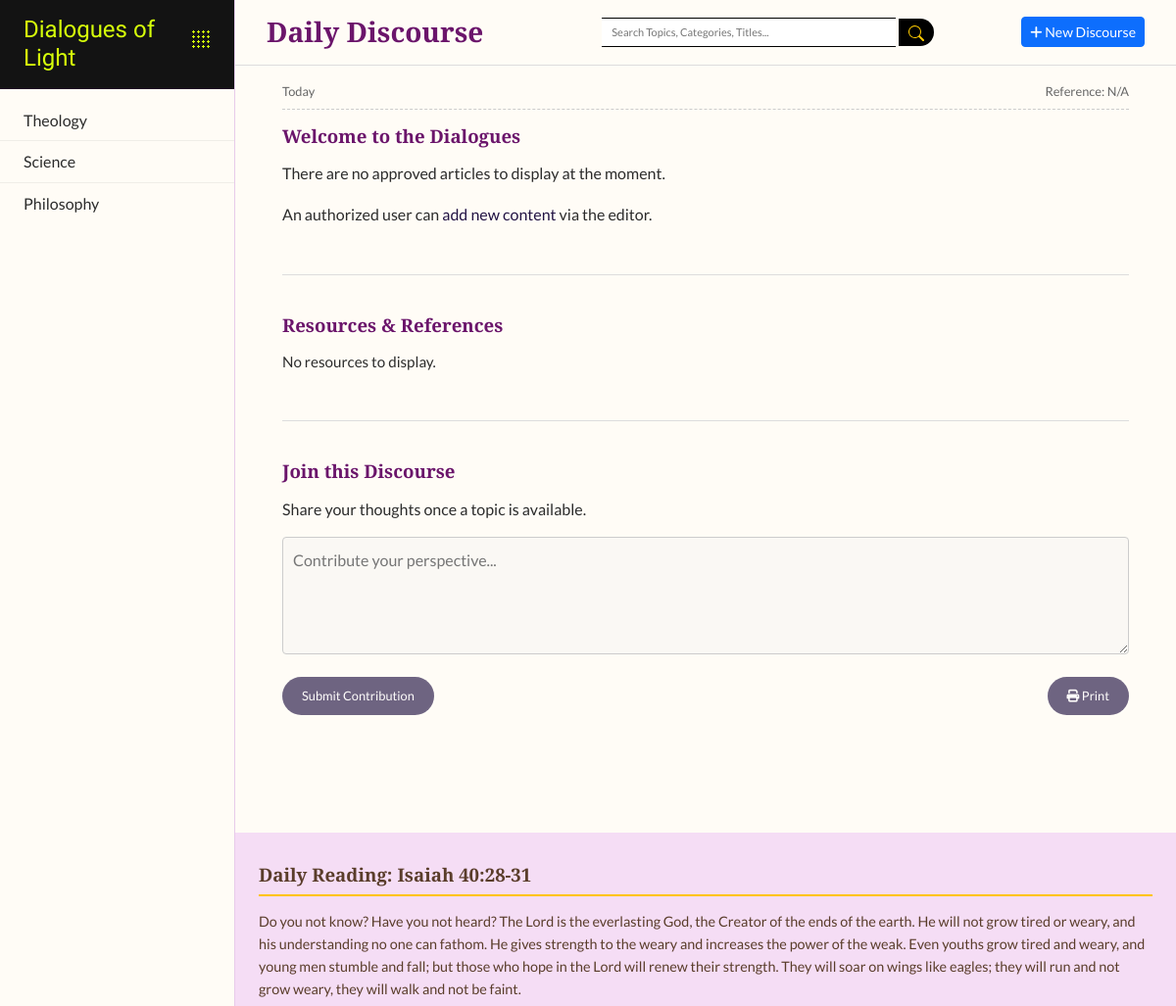
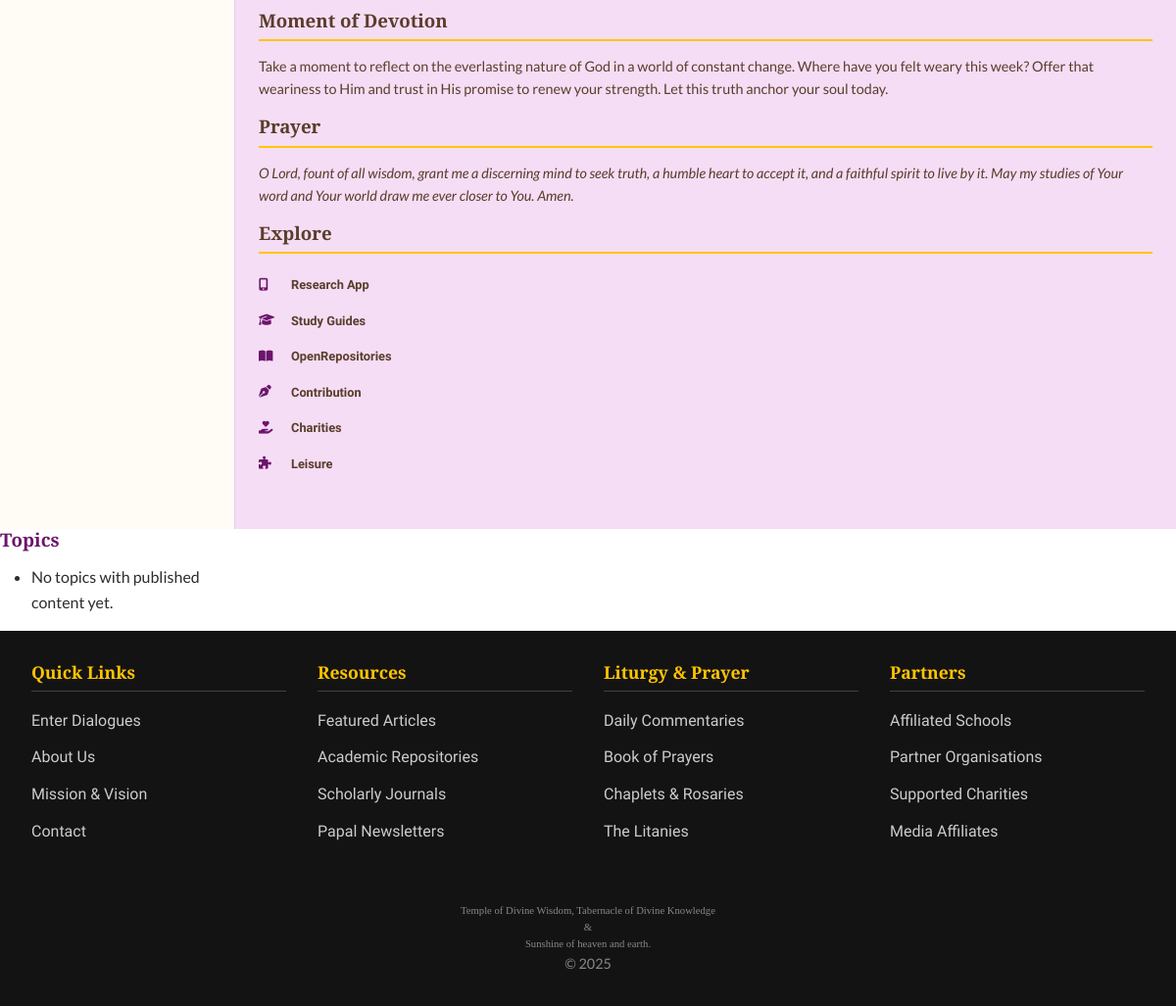
Page /discourse/dialogues on the earlier database version (2 pictures, top to bottom).
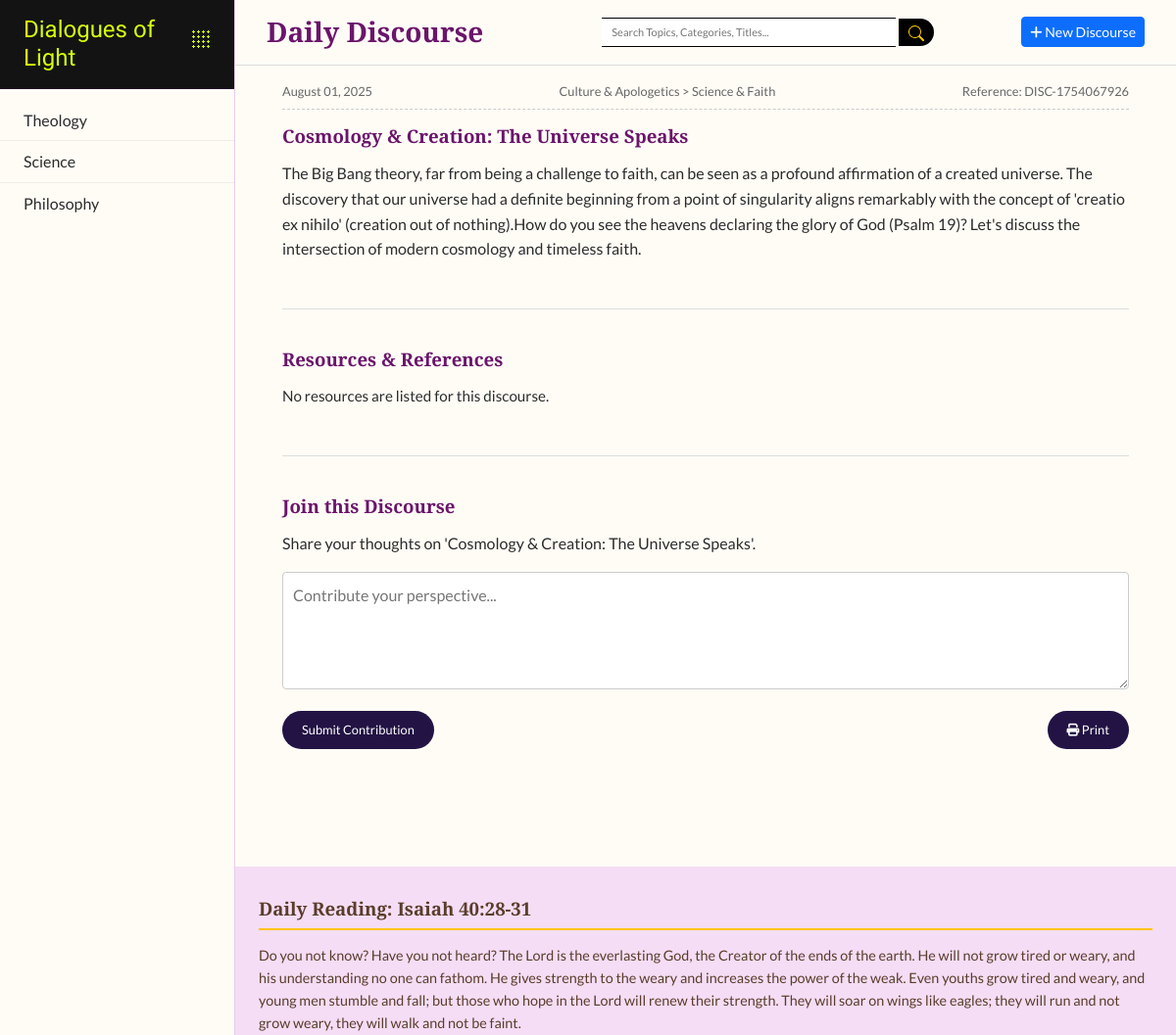
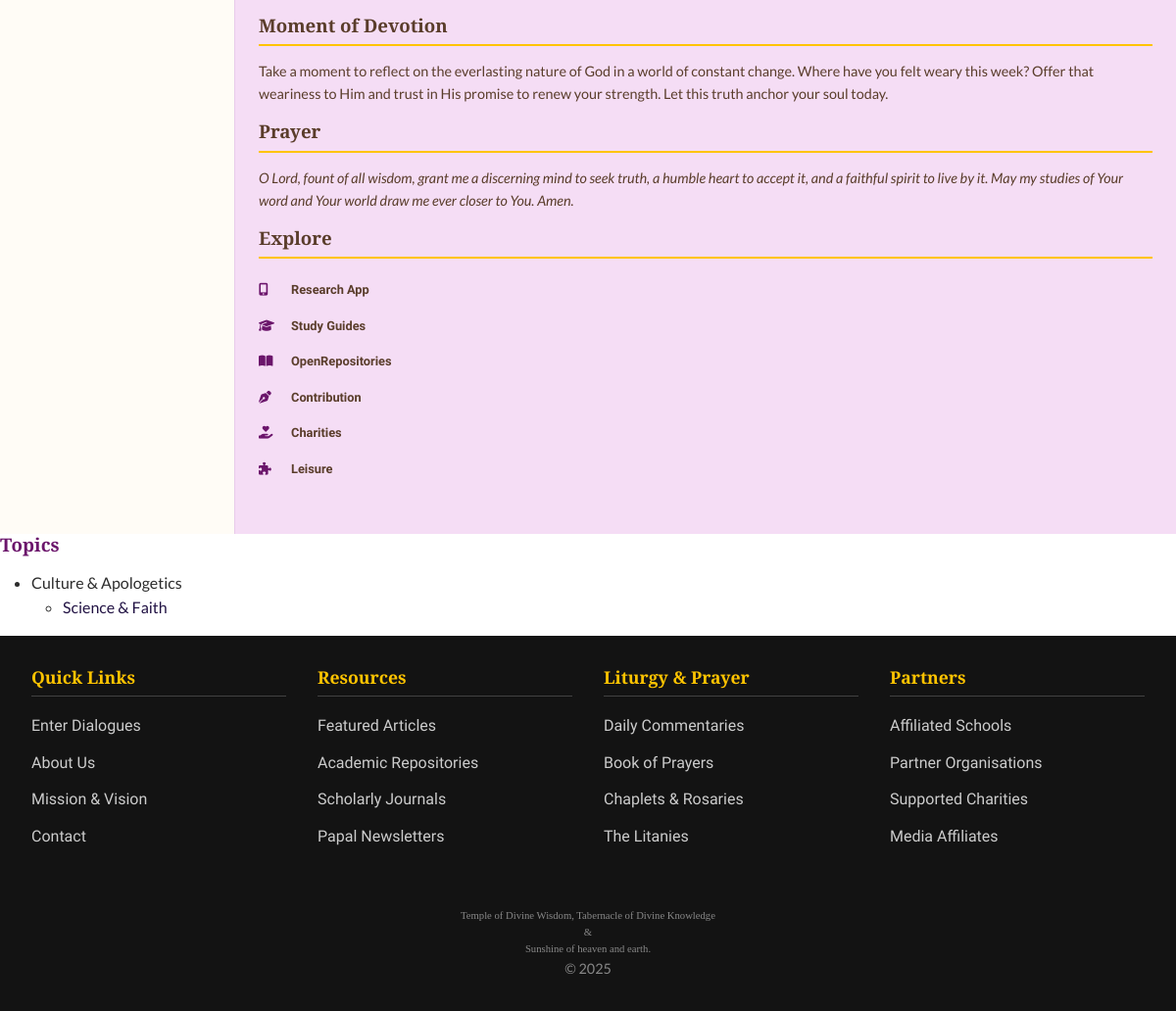
Same page on the later database version (2 pictures, top to bottom).
### app/dol_db/models.py (models this page shows, shortened)
class DiscourseBlog(db.Model):
    __tablename__ = 'discourse_blogs'
    id = db.Column(db.Integer, primary_key=True)
    user_id = db.Column(db.Integer, db.ForeignKey('users.id'), nullable=False)
    subcategory_id = db.Column(db.Integer, db.ForeignKey('subcategories.id'), nullable=False)
    reference = db.Column(db.String(50), unique=True, nullable=False, index=True)
    title = db.Column(db.String(255), nullable=False)
    body = db.Column(db.Text, nullable=False)
    date_posted = db.Column(db.DateTime, default=datetime.utcnow, index=True)
    is_approved = db.Column(db.Boolean, default=False, nullable=False)
    author = db.relationship('User', back_populates='discourses')
    resources = db.relationship('Resource', back_populates='discourse', lazy='joined', cascade="all, delete-orphan")
    comments = db.relationship('DiscourseComment', back_populates='discourse', lazy='dynamic', cascade="all, delete-orphan")
    subcategory = db.relationship('SubCategory', back_populates='discourses')

class Category(db.Model):
    __tablename__ = 'categories'
    id = db.Column(db.Integer, primary_key=True)
    name = db.Column(db.String(100), unique=True, nullable=False)
    subcategories = db.relationship('SubCategory', back_populates='category', lazy='dynamic', cascade="all, delete-orphan")

class SubCategory(db.Model):
    __tablename__ = 'subcategories'
    id = db.Column(db.Integer, primary_key=True)
    name = db.Column(db.String(100), nullable=False)
    category_id = db.Column(db.Integer, db.ForeignKey('categories.id'), nullable=False)
    category = db.relationship('Category', back_populates='subcategories')
    discourses = db.relationship('DiscourseBlog', back_populates='subcategory', lazy='dynamic')
    __table_args__ = (db.UniqueConstraint('name', 'category_id', name='_name_category_uc'),)

### app/dol_discourse/disc_routes.py (the view)
@discourse_bp.route('/')  # This will be the '/discourse/' URL
@discourse_bp.route('/dialogues') # This will be the '/discourse/dialogues' URL
def dialogues():
    latest_discourse = DiscourseBlog.query.filter_by(is_approved=True)\
                                          .order_by(DiscourseBlog.date_posted.desc())\
                                          .options(joinedload(DiscourseBlog.subcategory).joinedload(SubCategory.category))\
                                          .first()
    return render_template(
        'dialogues.html',
        initial_content=latest_discourse
    )

### app/routes.py (called while the page is built)
@bp.app_context_processor
def inject_now():
    return {'now': datetime.utcnow}

### app/dol_discourse/templates/discourse/dialogues.html
{% extends "layout.html" %}
{% block content %}
    <div class="sticky-main-header d-flex justify-content-between align-items-center g-5">
        <h3 class="me-5 mb-0">Daily Discourse</h3>
        <div>
            <input type="text" class="search-input" placeholder="Search Topics, Categories, Titles..." id="searchInput">
            <button class="search-button">
                <svg xmlns="http://www.w3.org/2000/svg" width="16" height="16" fill="currentColor" class="bi bi-search" viewBox="0 0 16 16">
                    <path d="M11.742 10.344a6.5 6.5 0 1 0-1.397 1.398h-.001q.044.06.098.115l3.85 3.85a1 1 0 0 0 1.415-1.414l-3.85-3.85a1 1 0 0 0-.115-.1zM12 6.5a5.5 5.5 0 1 1-11 0 5.5 5.5 0 0 1 11 0"/>
                </svg>
            </button>
        </div>
        <a href="{{ url_for('discourse.new_discourse_editor') }}" class="btn btn-primary btn-sm ms-3">
            <i class="fa fa-plus"></i> New Discourse
        </a>
    </div>
    <div class="discourse-container">
        {% if initial_content %}
            <section id="discourse-section">
                <div class="discourse-meta">
                    <span id="discourse-date">{{ initial_content.date_posted.strftime('%B %d, %Y') }}</span>
                    {% if initial_content.subcategory and initial_content.subcategory.category %}
                        <span class="discourse-category">
                            {{ initial_content.subcategory.category.name }} > {{ initial_content.subcategory.name }}
                        </span>
                    {% endif %}
                    <span id="discourse-ref">Reference: {{ initial_content.reference }}</span>
                </div>
                <h4 id="discourse-title">{{ initial_content.title }}</h4>
                <div id="discourse-body">
                    {{ initial_content.body | safe }}
                </div>
            </section>
            <section id="resources-section">
                <h4>Resources & References</h4>
                <ul id="resource-list">
                    {% for resource in initial_content.resources %}
                    <li>
                        <span class="resource-type {{ resource.type.value | lower | replace(' ', '-') }}">{{ resource.type.value[0] }}</span>
                        <strong>{{ resource.name }}:</strong>
                        {% if resource.link %}
                            <a href="{{ resource.link }}" target="_blank" rel="noopener noreferrer">{{ resource.link }}</a>
                        {% endif %}
                    </li>
                    {% else %}
                    <li>No resources are listed for this discourse.</li>
                    {% endfor %}
                </ul>
            </section>
            <section id="contribute-section">
                <h4>Join this Discourse</h4>
                <p id="contribute-prompt">Share your thoughts on '{{ initial_content.title }}'.</p>
                <textarea placeholder="Contribute your perspective..."></textarea>
                <div class="d-flex justify-content-between">
                    <button class="btn btn-sm btn-primary">Submit Contribution</button>
                    <button class="btn btn-sm btn-secondary"><i class="fa fa-print"></i> Print</button>
                </div>
            </section>
        {% else %}
            <section id="discourse-section" class="empty-state">
                <div class="discourse-meta">
                    <span id="discourse-date">Today</span>
                    <span id="discourse-ref">Reference: N/A</span>
                </div>
                <h4 id="discourse-title">Welcome to the Dialogues</h4>
                <div id="discourse-body">
                    <p>There are no approved articles to display at the moment.</p>
                    <p>An authorized user can <a href="{{ url_for('discourse.new_discourse_editor') }}">add new content</a> via the editor.</p>
                </div>
            </section>
            <section id="resources-section" class="empty-state">
                <h4>Resources & References</h4>
                <ul id="resource-list">
                    <li>No resources to display.</li>
                </ul>
            </section>
            <section id="contribute-section" class="empty-state">
                <h4>Join this Discourse</h4>
                <p id="contribute-prompt">Share your thoughts once a topic is available.</p>
                <textarea placeholder="Contribute your perspective..." disabled></textarea>
                 <div class="d-flex justify-content-between">
                    <button class="btn btn-sm btn-primary" disabled>Submit Contribution</button>
                    <button class="btn btn-sm btn-secondary" disabled><i class="fa fa-print"></i> Print</button>
                </div>
            </section>
        {% endif %}
    </div>
{% endblock %}

### app/templates/layout.html (shortened to what this page needs)
<!DOCTYPE html>
<html lang="en">
<head>
    <link rel="stylesheet" href="https://cdnjs.cloudflare.com/ajax/libs/font-awesome/6.4.0/css/all.min.css">
    <link rel="stylesheet" href="{{ url_for('static', filename='css/bootstrap.min.css') }}">
    <link rel="stylesheet" href="{{ url_for('static', filename='css/bootstrap-icons.css') }}">
    <link rel="stylesheet" href="{{ url_for('static', filename='css/style.css') }}">
</head>
<body>
    <div class="site-grid">
        <nav class="main-nav " id="main-nav">
            <div class="logo-dropdown" >
                <div class="logo">
                    <a href="{{ url_for('main.splash') }}">
                        <h1>Dialogues of Light</h1>
                    </a>
                </div>
                <div class="header-accent-dots" id="logo-dropdown-trigger"></div>
            </div>
            <ul >
                {% for topic in topics_data %}
                <li >
                    <a href="#" class="main-topic-link" data-topic-id="{{ topic.id }}">
                        <span>{{ topic.name }}</span>
                    </a>
                </li>
                {% endfor %}
            </ul>
        </nav>
        <aside class="sidebar">
            <nav class="sidebar-nav">
                <h4>Topics</h4>
                <ul class="topic-list">
                    {% for category_name, subcategories in sidebar_topics.items() %}
                        <li class="topic-item">
                            <span class="category-title">{{ category_name }}</span>
                            <ul class="subtopic-list">
                                {% for sub in subcategories %}
                                    <li>
                                        <a href="#">{{ sub.name }}</a>
                                    </li>
                                {% endfor %}
                            </ul>
                        </li>
                    {% else %}
                        <li>No topics with published content yet.</li>
                    {% endfor %}
                </ul>
            </nav>
        </aside>
        <main class="main-content">
            {% block content %}{% endblock %}
        </main>
        <aside class="right-sidebar">
            <div class="daily-content">
                <section id="daily-reading">
                    <h4>{{ daily_data.get('reading', {}).get('title', 'Daily Reading') }}</h4>
                    <p>{{ daily_data.get('reading', {}).get('body', 'Content unavailable.') }}</p>
                </section>
                <section id="daily-devotion">
                    <h4>{{ daily_data.get('devotion', {}).get('title', 'Moment of Devotion') }}</h4>
                    <p>{{ daily_data.get('devotion', {}).get('body', 'Content unavailable.') }}</p>
                </section>
                <section id="daily-prayer">
                    <h4>{{ daily_data.get('prayer', {}).get('title', 'Prayer') }}</h4>
                    <p><em>{{ daily_data.get('prayer', {}).get('body', 'Content unavailable.') }}</em></p>
                </section>
            </div>
            <div class="sidebar-links">
                <h4>Explore</h4>
                <ul>
                    <li><a href="#"><i class="fas fa-mobile-alt"></i> Research App</a></li>
                    <li><a href="#"><i class="fas fa-graduation-cap"></i> Study Guides</a></li>
                    <li><a href="#"><i class="fas fa-book-open"></i> OpenRepositories</a></li>
                    <li><a href="#"><i class="fas fa-pen-nib"></i> Contribution</a></li>
                    <li><a href="#"><i class="fas fa-hand-holding-heart"></i> Charities</a></li>
                    <li><a href="#"><i class="fas fa-puzzle-piece"></i> Leisure</a></li>
                </ul>
            </div>
        </aside>
    </div>
    <footer class="site-footer">
        <div class="footer-container">
            <div class="footer-column">
                <h4>Quick Links</h4>
                <ul>
                    <li><a href="{{ url_for('discourse.dialogues') }}">Enter Dialogues</a></li>
                    <li><a href="#">About Us</a></li>
                    <li><a href="#">Mission & Vision</a></li>
                    <li><a href="#">Contact</a></li>
                </ul>
            </div>
            <div class="footer-column">
                <h4>Resources</h4>
                <ul>
                    <li><a href="#">Featured Articles</a></li>
                    <li><a href="#">Academic Repositories</a></li>
                    <li><a href="#">Scholarly Journals</a></li>
                    <li><a href="#">Papal Newsletters</a></li>
                </ul>
            </div>
            <div class="footer-column">
                <h4>Liturgy & Prayer</h4>
                <ul>
                    <li><a href="#">Daily Commentaries</a></li>
                    <li><a href="#">Book of Prayers</a></li>
                    <li><a href="#">Chaplets & Rosaries</a></li>
                    <li><a href="#">The Litanies</a></li>
                </ul>
            </div>
            <div class="footer-column">
                <h4>Partners</h4>
                <ul>
                    <li><a href="#">Affiliated Schools</a></li>
                    <li><a href="#">Partner Organisations</a></li>
                    <li><a href="#">Supported Charities</a></li>
                    <li><a href="#">Media Affiliates</a></li>
                </ul>
            </div>
        </div>
        <div class="footer-bottom">
            <p class="tight-p">Temple of Divine Wisdom, Tabernacle of Divine Knowledge</p>
            <p class="tight-p">&</p>
            <p class="tight-p">Sunshine of heaven and earth.</p>
            <p>© {{ now().year }} </p>
        </div>
    </footer>
</body>
</html>

Differences in the rows shown:
added DiscourseBlog: name "Culture & Apologetics", name "Science & Faith", date_posted "August 01, 2025", reference "DISC-1754067926", title "Cosmology & Creation: The Universe Speaks", body "The Big Bang theory, far from being a challenge to faith, can be seen as a profound affirmation of a created universe. The discovery that our universe had a definite beginning from a point of singularity aligns remarkably with the concept of 'creatio ex nihilo' (creation out of nothing).How do you see the heavens declaring the glory of God (Psalm 19)? Let's discuss the intersection of modern cosmology and timeless faith."
added Category: subcategory.category.name "Culture & Apologetics"
added SubCategory: subcategory.name "Science & Faith"
Other differences:
text no longer shown: "No topics with published content yet. Today Reference: N/A Welcome to the Dialogues There are no approved articles to display at the moment. An authorized user can add new content via the editor. No resources to display. Share your thoughts once a topic is available."
text now shown: "> Reference: No resources are listed for this discourse. Share your thoughts on ' '."
